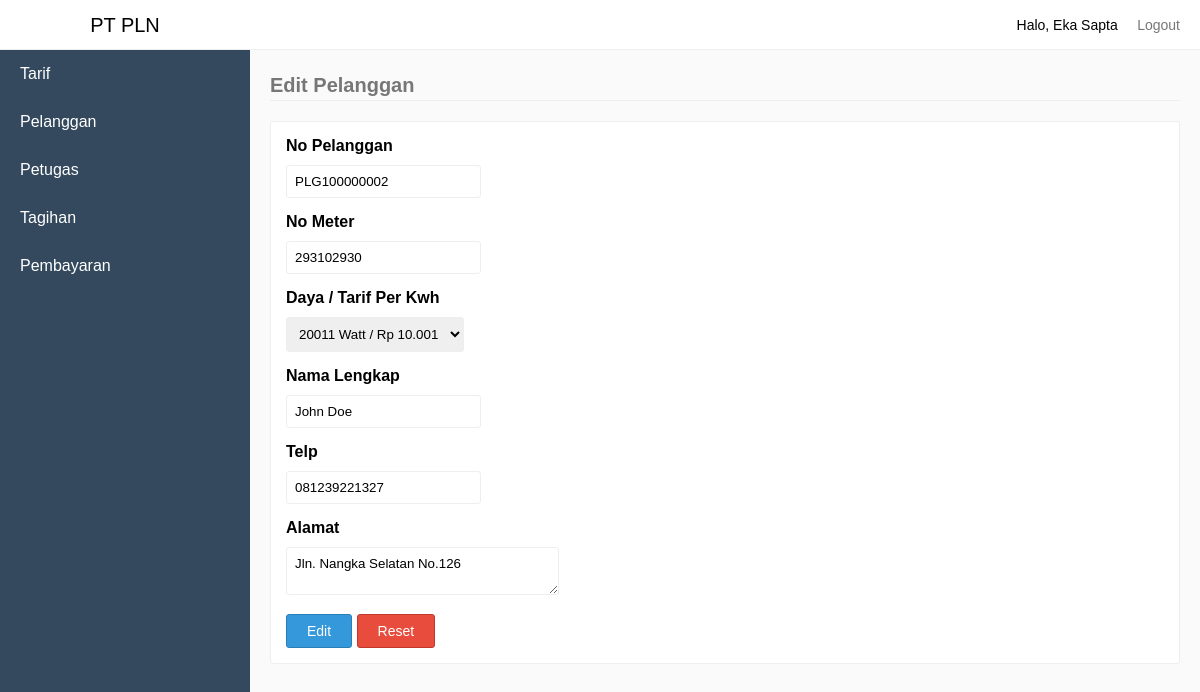
The app's page /index.php?pages=editpelanggan&NoPelanggan=PLG100000002 (signed in) with its own data.
### tables this page shows
CREATE TABLE `tb_pelanggan` (
  `KodePelanggan` int(11) NOT NULL,
  `NoPelanggan` varchar(100) NOT NULL,
  `NoMeter` varchar(100) NOT NULL,
  `KodeTarif` int(11) NOT NULL,
  `NamaLengkap` varchar(100) NOT NULL,
  `Telp` varchar(16) NOT NULL,
  `Alamat` varchar(255) NOT NULL
);

### sources/editpelanggan.php (the view, shortened to what this page needs)
<?php
	require_once "sources/maintemplate/header.php";
	if(isset($_GET['NoPelanggan'])) {
	$NoPelanggan = mysqli_real_escape_string($connect, $_GET['NoPelanggan']);
	$selectQuery = mysqli_query($connect, "SELECT * FROM tb_pelanggan WHERE NoPelanggan='$NoPelanggan'");
		if(mysqli_num_rows($selectQuery) > 0) {
			$plg = mysqli_fetch_assoc($selectQuery);
?>
<legend>Edit Pelanggan</legend>
<div class="card">
	<div class="card-body">
		<form action="index.php?process=editpelanggan" method="POST" class="form-block">
			<div class="form-group">
				<label for="NoPelanggan">No Pelanggan</label>
				<input type="text" class="input" name="NoPelanggan" value="<?php echo $NoPelanggan; ?>" id="NoPelanggan" readonly>
			</div>
			<div class="form-group">
				<label for="NoMeter">No Meter</label>
				<input type="text" class="input" id="NoMeter" name="NoMeter"value="<?php echo $plg['NoMeter']; ?>">
			</div>
			<div class="form-group">
				<label for="KodeTarif">Daya / Tarif Per Kwh</label>
				<select name="KodeTarif" class="input" id="KodeTarif">
					<?php
					$selectQueryTarif = mysqli_query($connect, "SELECT * FROM tb_tarif ORDER BY KodeTarif DESC");
					if(mysqli_num_rows($selectQueryTarif) > 0) {
						while($tarif = mysqli_fetch_assoc($selectQueryTarif)) {
							if($plg['KodeTarif'] == $tarif['KodeTarif']) {
								echo '<option value="'.$tarif['KodeTarif'].'" selected>'.$tarif['Daya'].' Watt / Rp '.number_format($tarif['TarifPerKwh'], 0, '', '.').'</option>';
							} else {
								echo '<option value="'.$tarif['KodeTarif'].'">'.$tarif['Daya'].' Watt / Rp '.number_format($tarif['TarifPerKwh'], 0, '', '.').'</option>';
							}
						}
					}
					?>
				</select>
			</div>
			<div class="form-group">
				<label for="NamaLengkap">Nama Lengkap</label>
				<input type="text" class="input" id="NamaLengkap" name="NamaLengkap" value="<?php echo $plg['NamaLengkap']; ?>">
			</div>
			<div class="form-group">
				<label for="Telp">Telp</label>
				<input type="text" class="input" id="Telp" name="Telp" value="<?php echo $plg['Telp']; ?>">
			</div>
			<div class="form-group">
				<label for="Alamat">Alamat</label>
				<textarea name="Alamat" id="Alamat" class="input" cols="30" rows="2"><?php echo $plg['Alamat']; ?></textarea>
			</div>
			<div class="form-group">
				<button type="submit" class="btn btn-primary">Edit</button>
				<button type="reset" class="btn btn-danger">Reset</button>
			</div>
		</form>
	</div>
</div>
<?php
		} else {
			echo "No Pelanggan Tidak Ditemukan";
		}
	} else {
		echo "File Not Found";
	}
	require_once "sources/maintemplate/footer.php";
?>

### sources/maintemplate/header.php (shortened to what this page needs)
<!DOCTYPE html>
<html>
<head>
	<link rel="stylesheet" type="text/css" href="assets/style.css">
</head>
<body>
	<div class="navbar">
		<div class="pull-right">
			<li class="loggedAs">Halo, <?php echo $data['NamaLengkap']; ?></li>
			<li><a href="index.php?process=logout">Logout</a></li>
		</div>
	</div>
	<div class="sidebar">
		<li class="brand">
			<?php
				if($data['Level'] == "Pelanggan") {
					echo '<a href="index.php?pages=home-pelanggan">PT PLN</a>';
				} else if($data['Level'] == "Petugas") {
					echo '<a href="index.php?pages=home-petugas">PT PLN</a>';
				} else {
					echo '<a href="index.php?pages=home-admin">PT PLN</a>';
				}
			?>
		</li>
		<?php
			if($data['Level'] == "Pelanggan" || $data['Level'] == "Petugas") {
		?>
		<li><a href="index.php?pages=tagihan" <?php echo $_GET['pages'] == "tagihan" ? 'class="active"': ''; ?>>Tagihan</a></li>
		<li><a href="index.php?pages=pembayaran" <?php echo $_GET['pages'] == "pembayaran" ? 'class="active"': ''; ?>>Pembayaran</a></li>
		<?php
			} else {
		?>
		<li><a href="index.php?pages=tarif" <?php echo $_GET['pages'] == "tarif" ? 'class="active"': ''; ?>>Tarif</a></li>
		<li><a href="index.php?pages=pelanggan" <?php echo $_GET['pages'] == "pelanggan" ? 'class="active"': ''; ?>>Pelanggan</a></li>
		<li><a href="index.php?pages=petugas" <?php echo $_GET['pages'] == "petugas" ? 'class="active"': ''; ?>>Petugas</a></li>
		<li><a href="index.php?pages=tagihan" <?php echo $_GET['pages'] == "tagihan" ? 'class="active"': ''; ?>>Tagihan</a></li>
		<li><a href="index.php?pages=pembayaran" <?php echo $_GET['pages'] == "pembayaran" ? 'class="active"': ''; ?>>Pembayaran</a></li>
		<?php
			}
		?>
	</div>
	<div class="content">

### assets/style.css (style rules this page uses)
* { padding:0; margin:0; box-sizing: border-box; font-family: sans-serif; }
legend { border-bottom: 1px solid #eee; line-height: 30px; margin-bottom: 20px; font-size: 20px; font-weight: bold; color: #777; }
body { background-color: #fafafa; }
li { list-style: none; }
.navbar { height: 50px; background-color: #fff; border-bottom: 1px solid #eee; line-height: 50px; padding:0 20px; position: fixed; width:100%; top:0; z-index: 1; }
.navbar li { display: inline-block; }
.navbar .loggedAs { font-size: 14px; display: inline-block; }
.navbar li > a { padding-left:15px; text-decoration: none; color: #777; font-size: 14px; }
.pull-right { float:right; }
.sidebar { background-color: #34495E; width:250px; height:100%; position: fixed; top:0; left:0; z-index:2; }
.sidebar .brand { height:50px; background-color: #fff; border-bottom: 1px solid #eee; line-height: 20px; text-align: center; font-size: 20px; }
.sidebar .brand a { padding: 15px 20px; display: block; color: #000; text-decoration: none; }
.sidebar li:not(.brand) > a { padding: 15px 20px; display: block; color: #fff; text-decoration: none; }
div.content { margin-left:270px; margin-top: 70px; margin-right:20px; }
div.content .card { margin-bottom: 50px; }
div.card { background-color: #fff; border: 1px solid #eee; border-radius: 3px; }
div.card-body { padding: 15px; }
.input { padding: 8px; border: 1px solid #eee; border-radius: 3px; }
.form-group label { font-weight: bold; }
.form-group { margin-bottom: 15px; }
.form-group .input { margin-top:10px; }
.form-block label { display: block; }
.btn { background-color: #fff; border: 1px solid #eee; padding: 8px 20px; border-radius:3px; cursor: pointer; font-size: 14px; }
form .form-group:last-child { margin-bottom: 0; }
.btn-primary { background-color: #3498DB; border: 1px solid #2980B9; color: #fff; }
.btn-danger { background-color: #E74C3C; border: 1px solid #C0392B; color: #fff; }

### records on screen
tb_pelanggan: NamaLengkap "John Doe", Telp "081239221327", Alamat "Jln. Nangka Selatan No.126"

### other values on screen
$data['NamaLengkap'] "Eka Sapta"
form field KodeTarif "20011 Watt / Rp 10.001"
